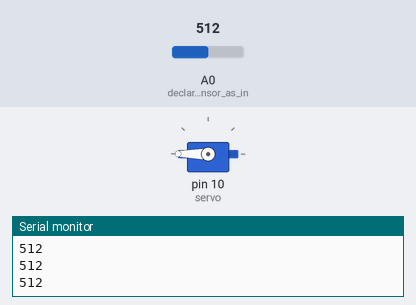
The sketch below on a simulated Arduino Uno, built with avr-gcc and run on an emulated ATmega328P. On the bench: servo, the last lines printed to the serial monitor. The test bench sets the inputs (shaded band); at power-on: A0 (declares_flexsensor_as_in) = 512.

Above: at 1.2 s.
1.3 s: A0 (declares_flexsensor_as_in) set to 716
At 2.0 s:
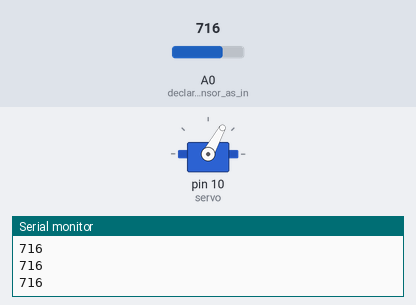
2.8 s: A0 (declares_flexsensor_as_in) set to 900
At 3.3 s:
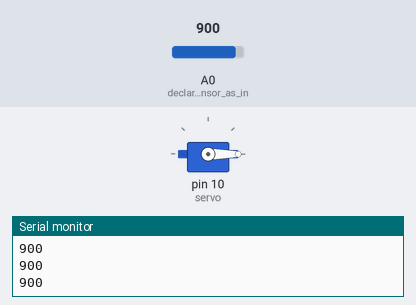
4.3 s: A0 (declares_flexsensor_as_in) set to 511
At 5.5 s:
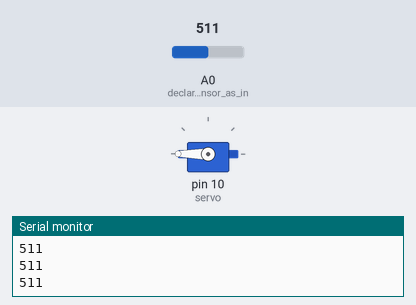
5.8 s: A0 (declares_flexsensor_as_in) set to 1023
At 6.8 s:
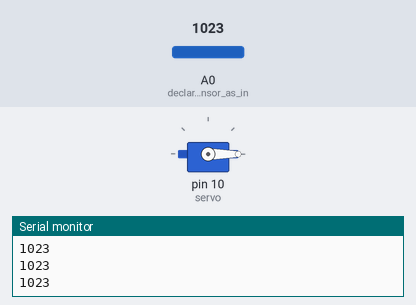
Timing chart, 0 to 8.3 s (numbered marks = the images above; inputs shaded):
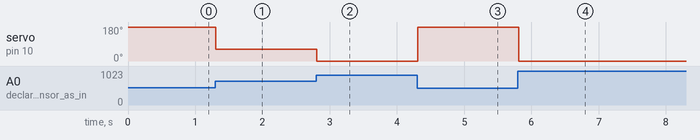

Measured:
- after the input at 1.3 s, servo on pin 10 (servo): 180° → 61° at once
- after the input at 2.8 s, servo on pin 10 (servo): 61° → 0° at once
- after the input at 4.3 s, servo on pin 10 (servo): 0° → 180° at once
- after the input at 5.8 s, servo on pin 10 (servo): 180° → 0° at once

The sketch:

FingerFlexExample.ino
```cpp
#include <Servo.h>

Servo servo; //creates servo object

void setup() {
  Serial.begin(9600); //begins serial monitor
  pinMode(A0, INPUT); //declares flexsensor as input

  servo.attach(10); //creates servo object on pin 9

}

void loop() {
  int ServoPos = 0;
  int FlexVal = analogRead(A0); //reads value of sensor
  Serial.println(FlexVal);

  ServoPos = map(FlexVal, 550, 800, 180, 0); //maps sensor input to servo range of motion

  servo.write(ServoPos);

}
```
